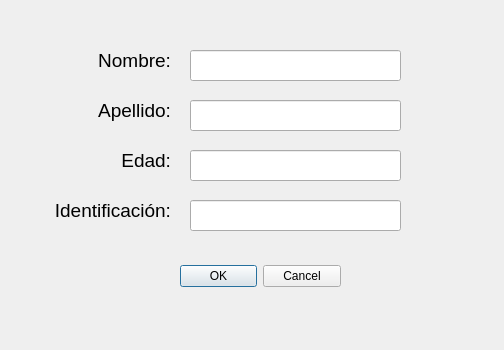
<?xml version="1.0" encoding="UTF-8"?>
<ui version="4.0">
 <class>Dialog</class>
 <widget class="QDialog" name="Dialog">
  <property name="geometry">
   <rect>
    <x>0</x>
    <y>0</y>
    <width>504</width>
    <height>350</height>
   </rect>
  </property>
  <property name="windowTitle">
   <string>Dialog</string>
  </property>
  <widget class="QDialogButtonBox" name="buttonBox">
   <property name="geometry">
    <rect>
     <x>180</x>
     <y>260</y>
     <width>161</width>
     <height>32</height>
    </rect>
   </property>
   <property name="orientation">
    <enum>Qt::Horizontal</enum>
   </property>
   <property name="standardButtons">
    <set>QDialogButtonBox::Cancel|QDialogButtonBox::Ok</set>
   </property>
  </widget>
  <widget class="QLabel" name="label">
   <property name="geometry">
    <rect>
     <x>90</x>
     <y>50</y>
     <width>81</width>
     <height>21</height>
    </rect>
   </property>
   <property name="font">
    <font>
     <pointsize>14</pointsize>
    </font>
   </property>
   <property name="text">
    <string>Nombre:</string>
   </property>
   <property name="alignment">
    <set>Qt::AlignRight|Qt::AlignTrailing|Qt::AlignVCenter</set>
   </property>
  </widget>
  <widget class="QLabel" name="label_2">
   <property name="geometry">
    <rect>
     <x>60</x>
     <y>100</y>
     <width>111</width>
     <height>21</height>
    </rect>
   </property>
   <property name="font">
    <font>
     <pointsize>14</pointsize>
    </font>
   </property>
   <property name="text">
    <string>Apellido:</string>
   </property>
   <property name="alignment">
    <set>Qt::AlignRight|Qt::AlignTrailing|Qt::AlignVCenter</set>
   </property>
  </widget>
  <widget class="QLineEdit" name="nombre">
   <property name="geometry">
    <rect>
     <x>190</x>
     <y>50</y>
     <width>211</width>
     <height>31</height>
    </rect>
   </property>
  </widget>
  <widget class="QLineEdit" name="apellido">
   <property name="geometry">
    <rect>
     <x>190</x>
     <y>100</y>
     <width>211</width>
     <height>31</height>
    </rect>
   </property>
  </widget>
  <widget class="QLabel" name="label_3">
   <property name="geometry">
    <rect>
     <x>40</x>
     <y>200</y>
     <width>131</width>
     <height>21</height>
    </rect>
   </property>
   <property name="font">
    <font>
     <pointsize>14</pointsize>
    </font>
   </property>
   <property name="text">
    <string>Identificación:</string>
   </property>
   <property name="alignment">
    <set>Qt::AlignRight|Qt::AlignTrailing|Qt::AlignVCenter</set>
   </property>
  </widget>
  <widget class="QLineEdit" name="edad">
   <property name="geometry">
    <rect>
     <x>190</x>
     <y>150</y>
     <width>211</width>
     <height>31</height>
    </rect>
   </property>
  </widget>
  <widget class="QLabel" name="label_4">
   <property name="geometry">
    <rect>
     <x>100</x>
     <y>150</y>
     <width>71</width>
     <height>21</height>
    </rect>
   </property>
   <property name="font">
    <font>
     <pointsize>14</pointsize>
    </font>
   </property>
   <property name="text">
    <string>Edad:</string>
   </property>
   <property name="alignment">
    <set>Qt::AlignRight|Qt::AlignTrailing|Qt::AlignVCenter</set>
   </property>
  </widget>
  <widget class="QLineEdit" name="ident">
   <property name="geometry">
    <rect>
     <x>190</x>
     <y>200</y>
     <width>211</width>
     <height>31</height>
    </rect>
   </property>
  </widget>
 </widget>
 <resources/>
 <connections>
  <connection>
   <sender>buttonBox</sender>
   <signal>accepted()</signal>
   <receiver>Dialog</receiver>
   <slot>accept()</slot>
   <hints>
    <hint type="sourcelabel">
     <x>248</x>
     <y>254</y>
    </hint>
    <hint type="destinationlabel">
     <x>157</x>
     <y>274</y>
    </hint>
   </hints>
  </connection>
  <connection>
   <sender>buttonBox</sender>
   <signal>rejected()</signal>
   <receiver>Dialog</receiver>
   <slot>reject()</slot>
   <hints>
    <hint type="sourcelabel">
     <x>316</x>
     <y>260</y>
    </hint>
    <hint type="destinationlabel">
     <x>286</x>
     <y>274</y>
    </hint>
   </hints>
  </connection>
 </connections>
</ui>
